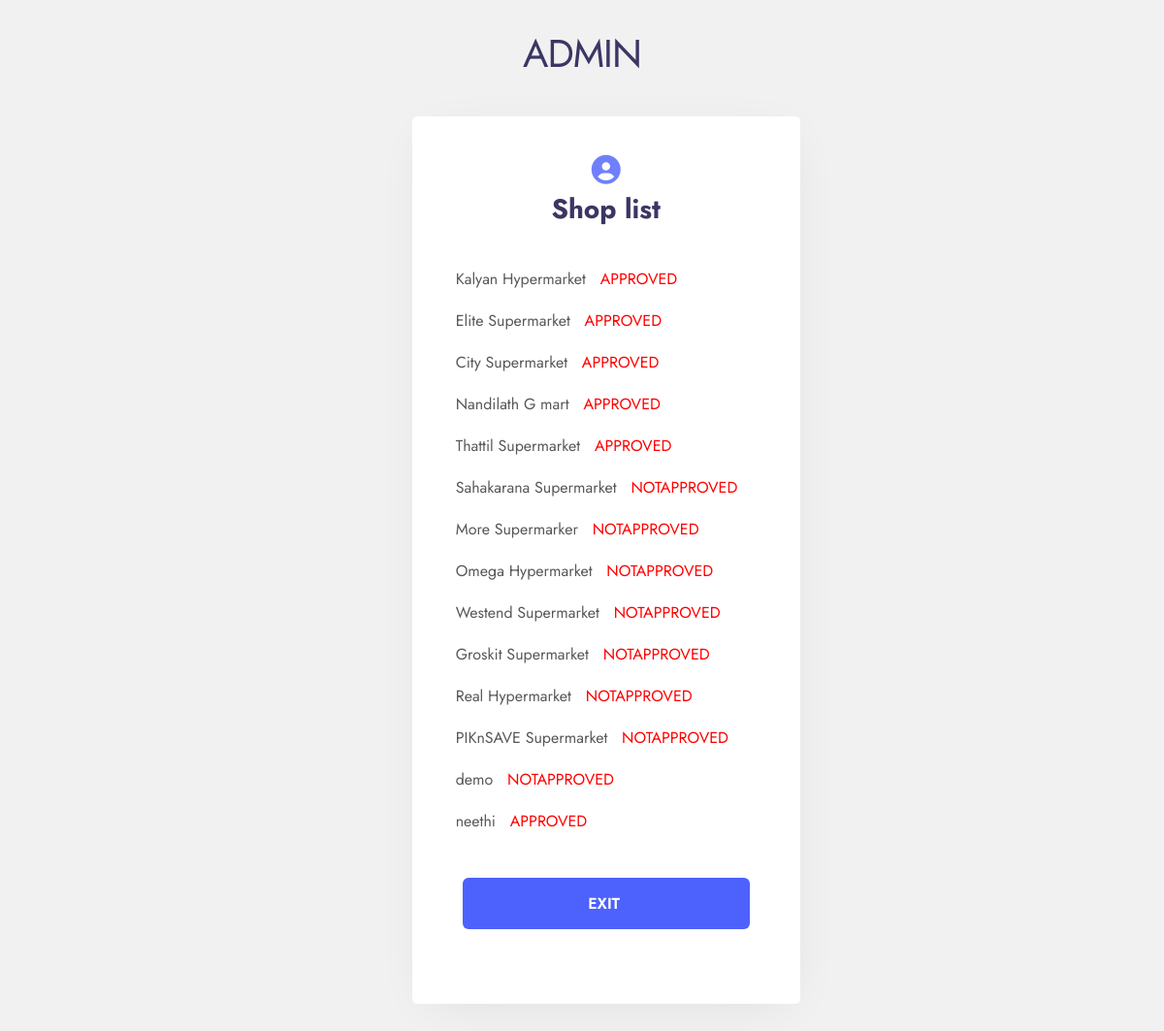
/admin/admin.php, run on the app's committed database.
### tables this page shows
CREATE TABLE `shopregister` (
  `sid` int(100) NOT NULL,
  `shopname` varchar(100) NOT NULL,
  `address` varchar(100) NOT NULL,
  `pincode` varchar(100) NOT NULL,
  `phonenumber` varchar(100) NOT NULL,
  `category` varchar(100) NOT NULL,
  `lots` varchar(100) NOT NULL,
  `fixlots` int(10) NOT NULL,
  `email` varchar(100) NOT NULL,
  `password` varchar(100) NOT NULL,
  `approve` varchar(100) NOT NULL
);

### admin/admin.php (the view, shortened to what this page needs)
<?php
include 'database.php';
			  $query="SELECT * FROM shopregister ";
			$result = mysqli_query($conn,$query);
			if(mysqli_num_rows($result)>0)
			{
						?>
<!DOCTYPE html>
<html lang="zxx">
<head>
    <link rel="stylesheet" href="css/style.css" type="text/css" media="all" />
</head>
<body>
    <section class="forms">
        <div class="container">
            <div class="logo">
                <a class="brand-logo" href="index.html">ADMIN </a>
            </div>
            <div class="forms-grid">
 <div class="menu" >
                <div class="register">
                    <span class="fas fa-user-circle"></span>
                    <strong>Shop list</strong>
                        <fieldset>
                            <div class="form">
								<?php
				while($row = mysqli_fetch_array($result))
				{
							?>
                                <div class="form-row" style="padding: 10px;">
                                    <?php  echo $row['shopname'];		?>
                                    <a style="color: red; padding-left: 10px;" href="adapprove.php?id=<?php  echo $row['sid'];		?>"><?php  echo $row['approve'];		?></a>
                                </div>
                                <?php
					}
				}
?>
                            </div>
							<a href="index.html"><button style="width: 80%; text-align: center; padding-left: 35%; margin: 10%;" class="btn btn-login">EXIT </button></a>
                        </fieldset>
                </div>
					</div>
            </div>
        </div>
    </section>
</body>
</html>

### admin/css/style.css (style rules this page uses)
html { scroll-behavior: smooth; }
body, html { margin: 0; padding: 0; color: #585858; }
* { box-sizing: border-box; font-family: 'Jost', sans-serif; }
button, input, select { -webkit-appearance: none; outline: none; }
button, .btn, select { cursor: pointer; }
a { text-decoration: none; }
body { background: #f1f1f1; margin: 0; padding: 0; }
form, fieldset { border: 0; padding: 0; margin: 0; }
section.forms { padding: 30px; }
.logo { text-align: center; }
a.brand-logo { color: #3b3663; font-size: 40px; line-height: 50px; letter-spacing: -1px; }
.forms-grid { align-items: center; display: flex; justify-content: center; margin: 40px auto; max-width: 1200px; width: 100%; }
.btn { align-items: center; background: #4d61fc; border-radius: 6px; border: 0; color: #fff; cursor: pointer; display: flex; font-size: 16px; padding: 15px 45px; transition: 0.2s; font-weight: 600; }
.register, .login { border-radius: 5px; box-shadow: 2px 9px 49px -17px rgba(0, 0, 0, 0.1); height: auto; max-width: 400px; padding: 40px 15px; text-align: center; width: 100%; }
.register .fas, .login .fas { color: #4d61fc; font-size: 30px; margin-bottom: 5px; }
.register strong, .login strong { color: #3b3663; display: block; font-size: 28px; }
.register span, .login span { color: #696687; font-size: 18px; opacity: .8; }
.register, .login { background: #fff; }
.register .form, .login .form { margin-top: 30px; padding: 0 20px; }
.register .form .form-row, .login .form .form-row { position: relative; text-align: left; }
.register { margin-left: 30px; }

### data on the page
shopregister: shopname "Kalyan Hypermarket", approve "APPROVED"
shopregister: shopname "Elite Supermarket", approve "APPROVED"
shopregister: shopname "City Supermarket", approve "APPROVED"
shopregister: shopname "Nandilath G mart", approve "APPROVED"
shopregister: shopname "Thattil Supermarket", approve "APPROVED"
shopregister: shopname "Sahakarana Supermarket", approve "NOTAPPROVED"
shopregister: shopname "More Supermarker", approve "NOTAPPROVED"
shopregister: shopname "Omega Hypermarket", approve "NOTAPPROVED"
shopregister: shopname "Westend Supermarket", approve "NOTAPPROVED"
shopregister: shopname "Groskit Supermarket", approve "NOTAPPROVED"
shopregister: shopname "Real Hypermarket", approve "NOTAPPROVED"
shopregister: shopname "PIKnSAVE Supermarket", approve "NOTAPPROVED"
shopregister: shopname "demo", approve "NOTAPPROVED"
shopregister: shopname "neethi", approve "APPROVED"
